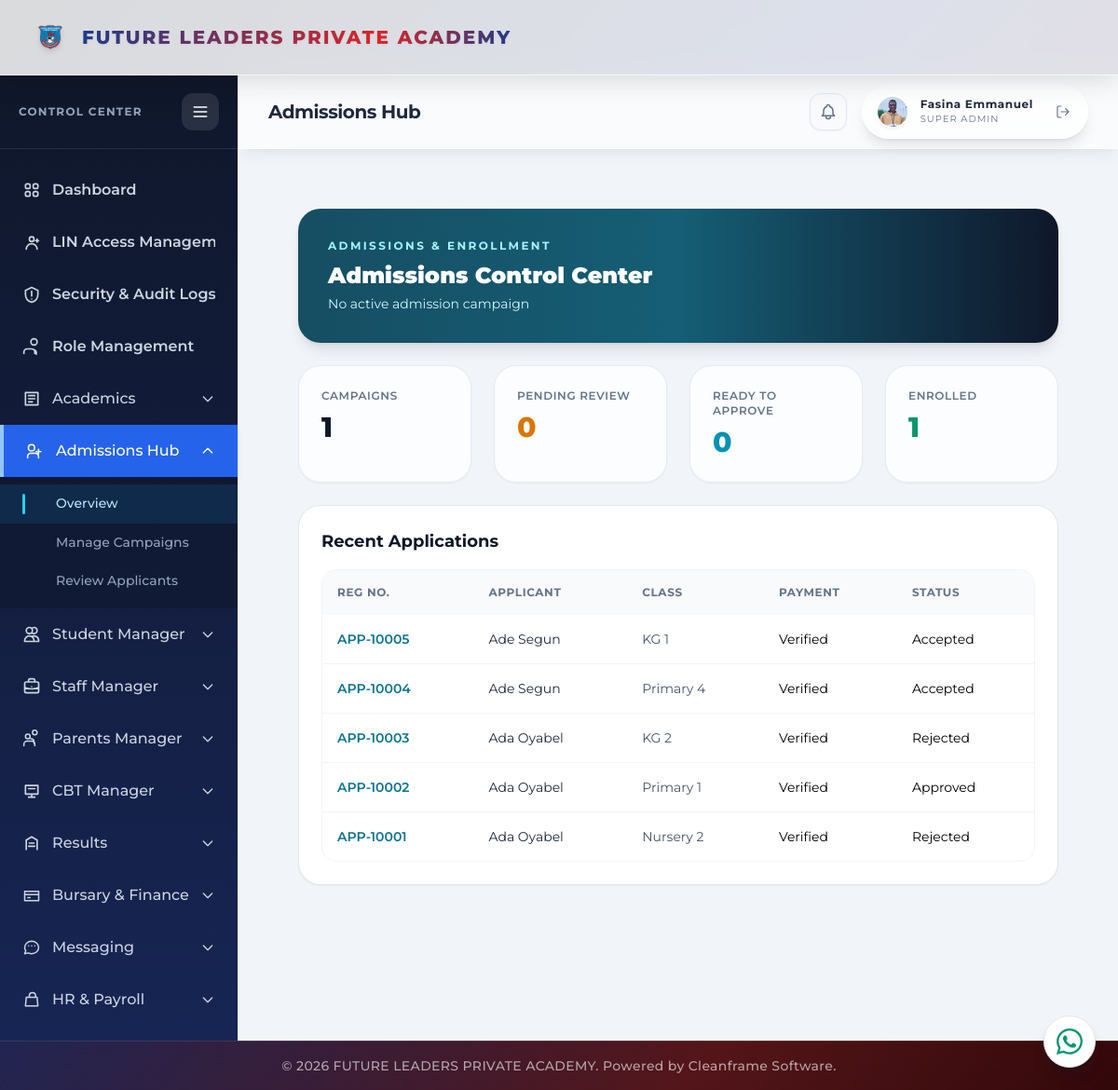
/admissions/hub/ (signed in), run on the app's committed database.
### portal/models.py (models this page shows, shortened)
class Applicant(models.Model):
    PAYMENT_STATUS_CHOICES = [('Pending', 'Pending'), ('Verified', 'Verified')]
    ADMISSION_STATUS_CHOICES = [('Pending', 'Pending'), ('Verified', 'Verified'), ('Approved', 'Approved'), ('Accepted', 'Accepted'), ('Rejected', 'Rejected')]
    SCHOOL_TYPE_CHOICES = [('None', 'First School (No Previous School)'), ('Public', 'Public'), ('Private', 'Private')]
    campaign = models.ForeignKey(AdmissionCampaign, on_delete=models.CASCADE, related_name='applicants')
    application_batch = models.ForeignKey('AdmissionApplicationBatch', on_delete=models.SET_NULL, null=True, blank=True, related_name='applicants')
    temp_reg_number = models.CharField(max_length=50, unique=True, blank=True)
    first_name = models.CharField(max_length=50)
    last_name = models.CharField(max_length=50, verbose_name='Surname')
    other_name = models.CharField(max_length=50, blank=True)
    date_of_birth = models.DateField(null=True, blank=True)
    sex = models.CharField(max_length=100, choices=[('Male', 'Male'), ('Female', 'Female')], blank=True)
    nationality = models.CharField(max_length=50, default='Nigerian', blank=True)
    religion = models.CharField(max_length=100, choices=Student.RELIGION_CHOICES, blank=True)
    state_of_origin = models.CharField(max_length=50, blank=True)
    lga = models.CharField(max_length=80, blank=True)
    passport = models.ImageField(upload_to='applicant_passports/', max_length=255, blank=True, null=True)
    has_disability = models.BooleanField(default=False)
    disability_details = models.CharField(max_length=255, blank=True)
    school_type = models.CharField(max_length=50, choices=SCHOOL_TYPE_CHOICES, blank=True)
    previous_school = models.CharField(max_length=150, blank=True)
    present_class = models.CharField(max_length=50, blank=True)
    programme_of_study = models.CharField(max_length=50, choices=Student.PROGRAM_CHOICES, blank=True)
    intended_class = models.ForeignKey(ClassRoom, on_delete=models.PROTECT, related_name='applicants')
    parent_name = models.CharField(max_length=100, blank=True)
    parent_phone = models.CharField(max_length=100, blank=True)
    parent_email = models.EmailField(blank=True, null=True)
    father_name = models.CharField(max_length=100, blank=True)
    father_occupation = models.CharField(max_length=100, blank=True)
    father_job_title = models.CharField(max_length=100, blank=True)
    father_phone = models.CharField(max_length=100, blank=True)
    father_email = models.EmailField(blank=True, null=True)
    father_address = models.TextField(blank=True)
    mother_name = models.CharField(max_length=100, blank=True)
    mother_occupation = models.CharField(max_length=100, blank=True)
    mother_job_title = models.CharField(max_length=100, blank=True)
    mother_phone = models.CharField(max_length=100, blank=True)
    mother_email = models.EmailField(blank=True, null=True)
    mother_address = models.TextField(blank=True)
    next_of_kin_name = models.CharField(max_length=120, blank=True)
    next_of_kin_relationship = models.CharField(max_length=50, blank=True)
    next_of_kin_phone = models.CharField(max_length=100, blank=True)
    payment_status = models.CharField(max_length=100, choices=PAYMENT_STATUS_CHOICES, default='Pending')
    admission_status = models.CharField(max_length=100, choices=ADMISSION_STATUS_CHOICES, default='Pending')
    enrolled_student = models.OneToOneField('Student', on_delete=models.SET_NULL, null=True, blank=True, related_name='applicant_record')
    provisioned_parent = models.OneToOneField('Parent', on_delete=models.SET_NULL, null=True, blank=True, related_name='applicant_parent_record')
    parent_profile = models.ForeignKey('Parent', on_delete=models.SET_NULL, null=True, blank=True, related_name='applications')
    parent_profile_is_existing = models.BooleanField(default=False)
    student_id = models.CharField(max_length=100, blank=True)
    parent_id = models.CharField(max_length=100, blank=True)
    submitted_at = models.DateTimeField(auto_now_add=True)
    class Meta:
        ordering = ['-submitted_at']

class ClassRoom(models.Model):
    SECTION_CHOICES = [
        ('KG', 'Kindergarten'),
        ('Nursery', 'Nursery'),
        ('Primary', 'Primary'),
    ]
    name = models.CharField(max_length=50, unique=True)  # e.g., "Primary 4", "KG 2"
    section = models.CharField(max_length=100, choices=SECTION_CHOICES)
    level_number = models.IntegerField(null=True, blank=True) # e.g., 1, 2, 3, 4, 6 (skipping 5)
    sequence = models.IntegerField(null=True, blank=True)
    is_terminal = models.BooleanField(default=False)
    next_class = models.ForeignKey('self', on_delete=models.SET_NULL, null=True, blank=True, related_name='previous_classes')
    class_teacher = models.ForeignKey('Teacher', on_delete=models.SET_NULL, null=True, blank=True, related_name='assigned_class')

### portal/views.py (the view)
# urls.py: path('admissions/hub/', views.admissions_hub_view, name='admissions_hub'),
@login_required(login_url='login')
@registrar_required
def admissions_hub_view(request):
    now = timezone.now()
    AdmissionCampaign.objects.filter(status='Active', deadline__lt=now).update(status='Closed', is_active=False)
    campaigns = AdmissionCampaign.objects.select_related('target_session', 'target_term').all()
    applicants = Applicant.objects.select_related('campaign', 'intended_class')
    return render(request, 'portal/admissions_hub.html', {
        'active_campaign': campaigns.filter(status='Active', deadline__gte=now).first(),
        'total_campaigns': campaigns.count(),
        'pending_applicants': applicants.filter(admission_status='Pending').count(),
        'verified_unapproved': applicants.filter(payment_status='Verified', admission_status='Pending').count(),
        'approved_count': applicants.filter(admission_status='Approved').count(),
        'recent_applicants': applicants.order_by('-submitted_at')[:5],
    })

### portal/context_processors.py (called while the page is built)
def _portal_name_parts(user):
    for relation_name in ('teacher_record', 'student_record', 'parent_record'):
        record = getattr(user, relation_name, None)
        if record:
            first_name = (getattr(record, 'first_name', '') or '').strip()
            last_name = (getattr(record, 'last_name', '') or '').strip()
            if first_name or last_name:
                return first_name, last_name
    return user.first_name.strip(), user.last_name.strip()

def _portal_picture_url(user):
    candidates = [
        getattr(getattr(user, 'account_profile', None), 'profile_picture', None),
        getattr(getattr(user, 'student_record', None), 'passport', None),
        getattr(getattr(user, 'teacher_record', None), 'passport', None),
    ]
    for picture in candidates:
        if picture:
            try:
                if picture.storage.exists(picture.name):
                    return picture.url
            except (OSError, ValueError):
                continue
    return ''

### portal/templates/portal/admissions_hub.html
{% extends 'portal/base.html' %}
{% block page_title %}Admissions Hub{% endblock %}
{% block content %}
<div class="min-h-full bg-slate-100 p-6 lg:p-8">
  <div class="mx-auto max-w-7xl space-y-6">
    <div class="rounded-3xl bg-gradient-to-r from-cyan-900 via-cyan-800 to-slate-900 p-8 text-white shadow-lg">
      <p class="text-xs font-bold uppercase tracking-[0.2em] text-cyan-200">Admissions &amp; Enrollment</p>
      <h1 class="mt-2 text-2xl font-black">Admissions Control Center</h1>
      <p class="mt-1 text-sm text-cyan-100">{% if active_campaign %}Active campaign: {{ active_campaign.campaign_name }}{% else %}No active admission campaign{% endif %}</p>
    </div>
    <div class="grid grid-cols-1 gap-6 sm:grid-cols-2 lg:grid-cols-4">
      <div class="rounded-3xl border border-slate-200/80 bg-white/80 p-6 shadow-sm">
        <p class="text-xs font-semibold uppercase tracking-wider text-slate-500">Campaigns</p>
        <h3 class="mt-2 text-3xl font-extrabold text-slate-900">{{ total_campaigns }}</h3>
      </div>
      <div class="rounded-3xl border border-slate-200/80 bg-white/80 p-6 shadow-sm">
        <p class="text-xs font-semibold uppercase tracking-wider text-slate-500">Pending Review</p>
        <h3 class="mt-2 text-3xl font-extrabold text-amber-600">{{ pending_applicants }}</h3>
      </div>
      <div class="rounded-3xl border border-slate-200/80 bg-white/80 p-6 shadow-sm">
        <p class="text-xs font-semibold uppercase tracking-wider text-slate-500">Ready to Approve</p>
        <h3 class="mt-2 text-3xl font-extrabold text-cyan-600">{{ verified_unapproved }}</h3>
      </div>
      <div class="rounded-3xl border border-slate-200/80 bg-white/80 p-6 shadow-sm">
        <p class="text-xs font-semibold uppercase tracking-wider text-slate-500">Enrolled</p>
        <h3 class="mt-2 text-3xl font-extrabold text-emerald-600">{{ approved_count }}</h3>
      </div>
    </div>
    <div class="rounded-3xl border border-slate-200 bg-white p-6 shadow-sm">
      <h3 class="text-lg font-bold text-slate-900">Recent Applications</h3>
      <div class="mt-4 overflow-x-auto rounded-2xl border border-slate-100">
        <table class="w-full text-left text-sm">
          <thead class="bg-slate-50 text-xs font-bold uppercase tracking-wider text-slate-500"><tr><th class="p-4">Reg No.</th><th class="p-4">Applicant</th><th class="p-4">Class</th><th class="p-4">Payment</th><th class="p-4">Status</th></tr></thead>
          <tbody class="divide-y divide-slate-100">
            {% for applicant in recent_applicants %}
            <tr class="hover:bg-slate-50/80"><td class="p-4 font-mono font-semibold text-cyan-700">{{ applicant.temp_reg_number }}</td><td class="p-4 text-slate-800">{{ applicant.first_name }} {{ applicant.last_name }}</td><td class="p-4 text-slate-600">{{ applicant.intended_class.name }}</td><td class="p-4">{{ applicant.payment_status }}</td><td class="p-4">{{ applicant.admission_status }}</td></tr>
            {% empty %}
            <tr><td colspan="5" class="p-8 text-center text-sm text-slate-500">No applications yet.</td></tr>
            {% endfor %}
          </tbody>
        </table>
      </div>
    </div>
  </div>
</div>
{% endblock %}

### portal/static/portal/css/global.css (style rules this page uses)
html, body, body *, button, input, select, textarea, optgroup { font-family: 'Montserrat' !important; }
html { font-synthesis: none; overflow-x: hidden; }
body { overflow-x: hidden; overflow-wrap: normal; }

### data on the page
Applicant: temp_reg_number "APP-10005", first_name "Ade", last_name "Segun", intended_class.name "KG 1", payment_status "Verified", admission_status "Accepted"
Applicant: temp_reg_number "APP-10004", first_name "Ade", last_name "Segun", intended_class.name "Primary 4", payment_status "Verified", admission_status "Accepted"
Applicant: temp_reg_number "APP-10003", first_name "Ada", last_name "Oyabel", intended_class.name "KG 2", payment_status "Verified", admission_status "Rejected"
Applicant: temp_reg_number "APP-10002", first_name "Ada", last_name "Oyabel", intended_class.name "Primary 1", payment_status "Verified", admission_status "Approved"
Applicant: temp_reg_number "APP-10001", first_name "Ada", last_name "Oyabel", intended_class.name "Nursery 2", payment_status "Verified", admission_status "Rejected"

### other printed values
{{ portal_display_name }} "Fasina Emmanuel"
{{ total_campaigns }} "1"
{{ pending_applicants }} "0"
{{ verified_unapproved }} "0"
{{ approved_count }} "1"
